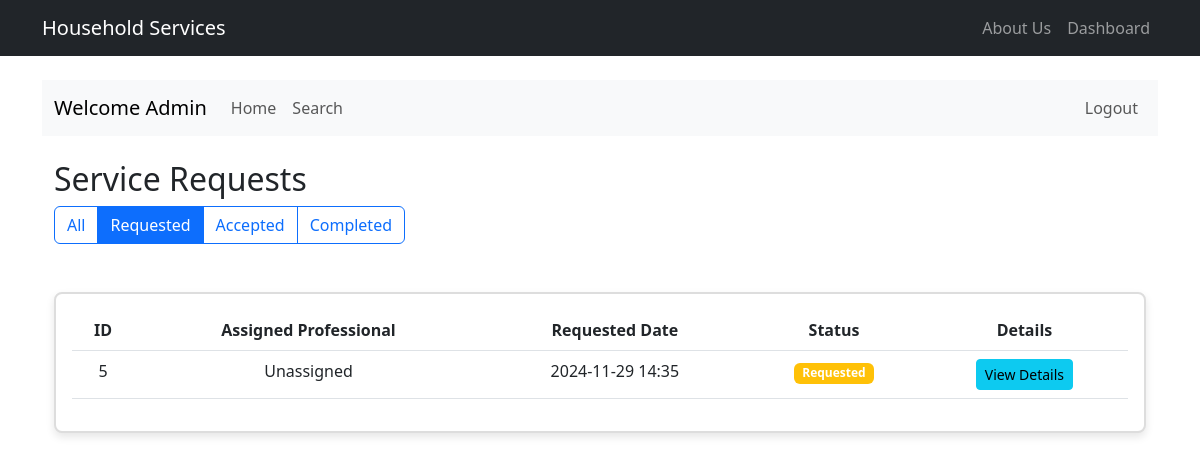
Before: /admin/service-requests?status=requested (signed in) with the older database file.
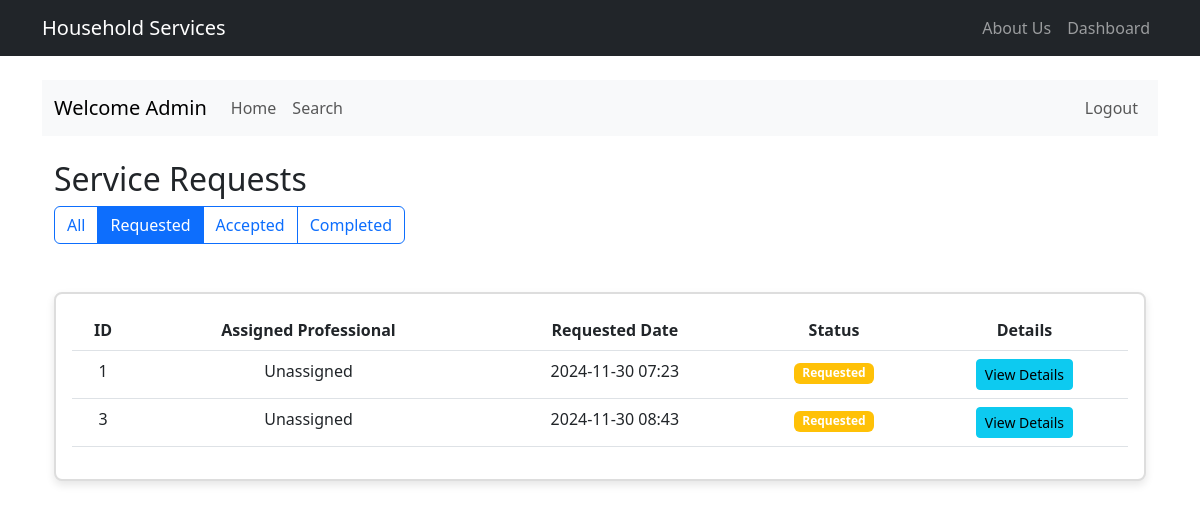
After: the same page with the newer database file.
### model.py (models this page shows, shortened)
class ServiceRequest(db.Model):
    id = db.Column(db.Integer, primary_key=True)
    service_id = db.Column(db.Integer, db.ForeignKey('service.id'), nullable=False)
    customer_id = db.Column(db.Integer, db.ForeignKey('customer.id'), nullable=False)
    professional_id = db.Column(db.Integer, db.ForeignKey('service_professional.id'))
    date_of_request = db.Column(db.DateTime, default=datetime.utcnow, nullable=False)
    date_of_completion = db.Column(db.DateTime)
    status = db.Column(db.String(20), default='requested')  # requested, accepted, in_progress, completed, cancelled
    remarks = db.Column(db.Text)
    rating = db.Column(db.Integer)  # 1-5 rating
    review = db.Column(db.Text)
    service = db.relationship('Service', backref='requests')
    preferred_date = db.Column(db.Date, nullable=False)
    preferred_time = db.Column(db.Time, nullable=False)
    address = db.Column(db.String(200), nullable=False)
    pincode = db.Column(db.String(10), nullable=False)
    description = db.Column(db.Text)
    sub_service_id = db.Column(db.Integer, db.ForeignKey('sub_service.id'))
    sub_service = db.relationship('SubService', backref='requests')

### routes.py (the view)
@app.route('/admin/service-requests')
@login_required
def manage_service_requests():
    if current_user.type != 'admin':
        flash('Access denied. Admin privileges required.', 'danger')
        return redirect(url_for('dashboard'))
    status_filter = request.args.get('status', 'all')
    if status_filter == 'all':
        requests = ServiceRequest.query.all()
    else:
        requests = ServiceRequest.query.filter_by(status=status_filter).all()
    return render_template('admin/service_requests.html', requests=requests, current_filter=status_filter)

### app.py (called while the page is built)
@login_manager.user_loader
def load_user(user_id):
    return User.query.get(int(user_id))

### templates/admin/service_requests.html (shortened to what this page needs)
{% extends "main.html" %}
{% block admin_content %}
<div class="container">
    <div class="row mb-4">
        <div class="col-md-12">
            <h2>Service Requests</h2>
            <div class="btn-group mb-3">
                <a href="{{ url_for('manage_service_requests', status='all') }}"
                   class="btn btn-outline-primary {% if current_filter == 'all' %}active{% endif %}">All</a>
                <a href="{{ url_for('manage_service_requests', status='requested') }}"
                   class="btn btn-outline-primary {% if current_filter == 'requested' %}active{% endif %}">Requested</a>
                <a href="{{ url_for('manage_service_requests', status='accepted') }}"
                   class="btn btn-outline-primary {% if current_filter == 'accepted' %}active{% endif %}">Accepted</a>
                <a href="{{ url_for('manage_service_requests', status='completed') }}"
                   class="btn btn-outline-primary {% if current_filter == 'completed' %}active{% endif %}">Completed</a>
            </div>
        </div>
    </div>
    <div class="card">
        <div class="card-body">
            <table class="table">
                <thead>
                    <tr>
                        <th>ID</th>
                        <th>Assigned Professional</th>
                        <th>Requested Date</th>
                        <th>Status</th>
                        <th>Details</th>
                    </tr>
                </thead>
                <tbody>
                    {% for request in requests %}
                    <tr>
                        <td>{{ request.id }}</td>
                        <td>{{ request.professional.name if request.professional else 'Unassigned' }}</td>
                        <td>{{ request.date_of_request.strftime('%Y-%m-%d %H:%M') }}</td>
                        <td>
                            <span class="badge bg-{{ {
                                'requested': 'warning',
                                'accepted': 'primary',
                                'completed': 'success'
                            }[request.status] }}">
                                {{ request.status.title() }}
                            </span>
                        </td>
                        <td>
                            <button class="btn btn-sm btn-info" data-bs-toggle="modal" data-bs-target="#requestModal{{ request.id }}">
                                View Details
                            </button>
                        </td>
                    </tr>
                    {% endfor %}
                </tbody>
            </table>
        </div>
    </div>
</div>
{% endblock %}

Changed rows visible on the page:
removed ServiceRequest: id "5", professional "Unassigned", date_of_request "2024-11-29 14:35", status "Requested"
now on this page (row edited): ServiceRequest: id "1", professional "Unassigned", date_of_request "2024-11-30 07:23", status "Requested"
now on this page (row edited): ServiceRequest: id "3", professional "Unassigned", date_of_request "2024-11-30 08:43", status "Requested"
